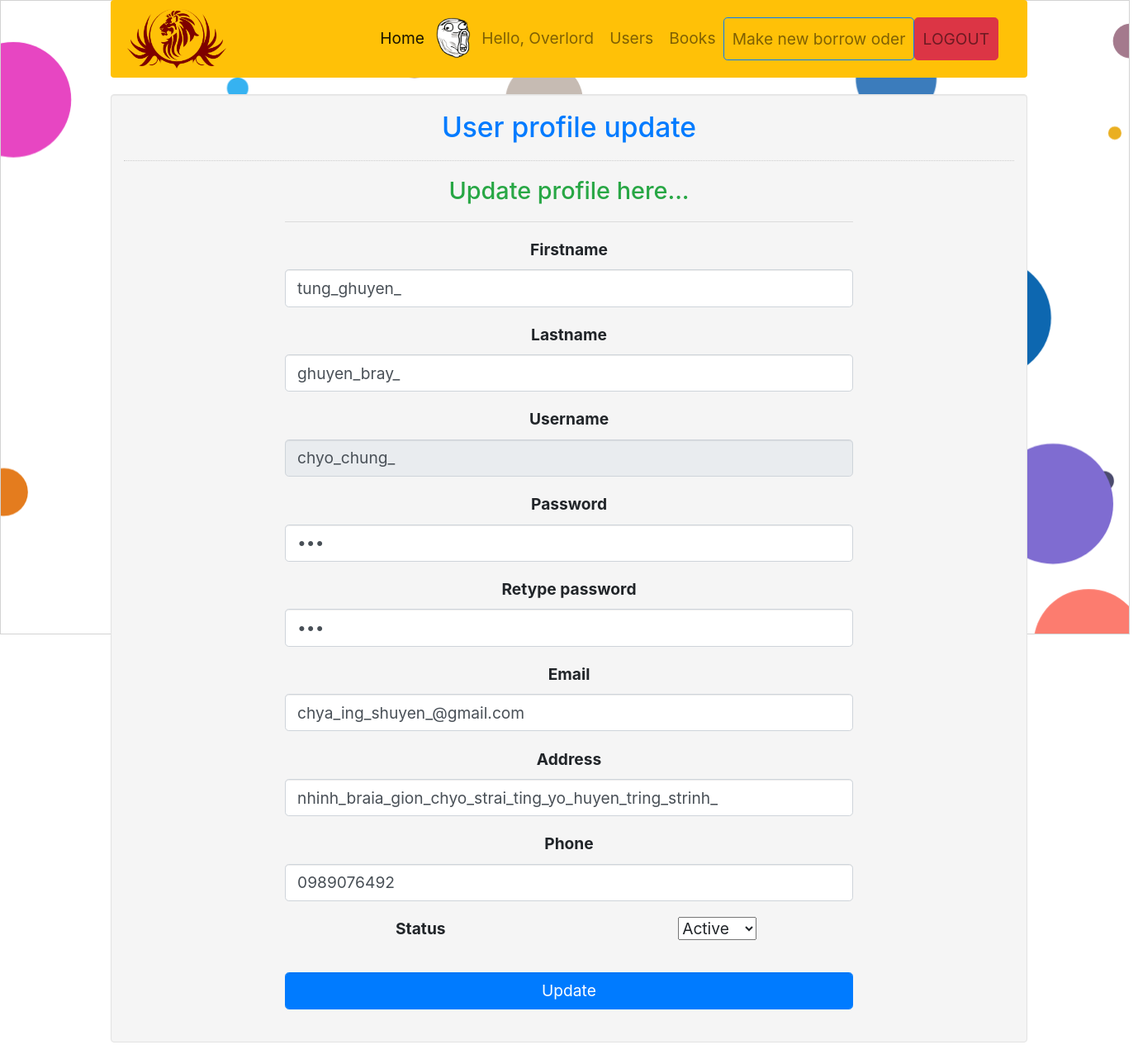
Screenshot of /view/user/updateForm.php?id=195 (signed in) with the database file from the repository.
### tables this page shows
CREATE TABLE `member` (
  `mem_id` int(11) NOT NULL,
  `role` int(11) NOT NULL,
  `status` int(11) NOT NULL DEFAULT 0,
  `firstname` varchar(50) NOT NULL,
  `lastname` varchar(50) NOT NULL,
  `username` varchar(30) NOT NULL,
  `password` varchar(12) NOT NULL,
  `avatar` varchar(255) NOT NULL DEFAULT 'default.png',
  `email` varchar(255) NOT NULL,
  `address` varchar(255) NOT NULL,
  `phone` varchar(255) NOT NULL,
  `ticket_history` varchar(255) DEFAULT NULL
);

### view/user/updateForm.php (the view, shortened to what this page needs)
<!DOCTYPE html>
<html lang="en">
<head>
    <link rel="stylesheet" type="text/css" href="../../css/bootstrap.css"/>
    <link href="../../css/style.css" rel="stylesheet">
    <link href="//maxcdn.bootstrapcdn.com/bootstrap/4.1.1/css/bootstrap.min.css" rel="stylesheet" id="bootstrap-css">
</head>
<body>
<?php
include '../../model/connection/conn.php';
$userID = $_REQUEST['id'];
$sql = "SELECT * FROM member WHERE `mem_id`='$userID' ";
$stmt = $conn->query($sql);
$user = $stmt->fetch();
?>
<?php include "../nav.php"; ?>
<?php if ($_SESSION['user']['role']==1||$_SESSION['user']['mem_id']==$userID): ?>
<div class="container" style="text-align: center">
    <div class="col-md-12 well" style="display: inline-block">
        <h3 class="text-primary">User profile update</h3>
        <hr style="border-top:1px dotted #ccc;"/>
        <div class="col-md-2"></div>
        <div class="col-md-8">
            <form action="../../model/user/update.php?id=<?php echo $user['mem_id'] ?>" method="POST">
                <h4 class="text-success">Update profile here...</h4>
                <hr style="border-top:1px groovy #000;">
                <div class="form-group">
                    <label>Firstname</label>
                    <input type="text" class="form-control" name="firstname" value="<?php echo $user['firstname'] ?>"/>
                </div>
                <div class="form-group">
                    <label>Lastname</label>
                    <input type="text" class="form-control" name="lastname" value="<?php echo $user['lastname'] ?>"/>
                </div>
                <div class="form-group">
                    <label>Username</label>
                    <input type="text" class="form-control" name="username" disabled value="<?php echo $user['username'] ?>"/>
                </div>
                <div class="form-group">
                    <label>Password</label>
                    <input type="password" class="form-control" name="password"
                           value="<?php echo $user['password'] ?>"/>
                </div>
                <div class="form-group">
                    <label>Retype password</label>
                    <input type="password" class="form-control" name="retype-password"
                           value="<?php echo $user['password'] ?>"/>
                </div>
                <div class="form-group">
                    <label>Email</label>
                    <input type="email" class="form-control" name="email" value="<?php echo $user['email'] ?>"/>
                </div>
                <div class="form-group">
                    <label>Address</label>
                    <input type="text" class="form-control" name="address" value="<?php echo $user['address'] ?>"/>
                </div>
                <div class="form-group">
                    <label>Phone</label>
                    <input type="text" class="form-control" name="phone" value="<?php echo $user['phone'] ?>"/>
                </div>
                <?php if ($_SESSION['user']['role'] == 1): ?>
                    <div class="row">
                        <div class="col-md-6">
                            <label>Status</label>
                        </div>
                        <div class="col-md-6">
                            <select>
                                <option value="0">Active</option>
                            </select>
                        </div>
                    </div><?php endif; ?>
                <br/>
                <div class="form-group">
                    <button class="btn btn-primary form-control" name="update">Update</button>
                </div>
            </form>
        </div>
    </div>
</div>
<?php endif; ?>
</body>
</html>

### css/style.css (style rules this page uses)
html { font-family: 'Spartan', serif; font-size: 1.2em; }

### rows the page displays
member: firstname "tung_ghuyen_", lastname "ghuyen_bray_", username "chyo_chung_", email "chya_ing_shuyen_@gmail.com", address "nhinh_braia_gion_chyo_strai_ting_yo_huyen_tring_strinh_", phone "0989076492"

### other values shown
$_SESSION['user']['firstname'] "Overlord"
